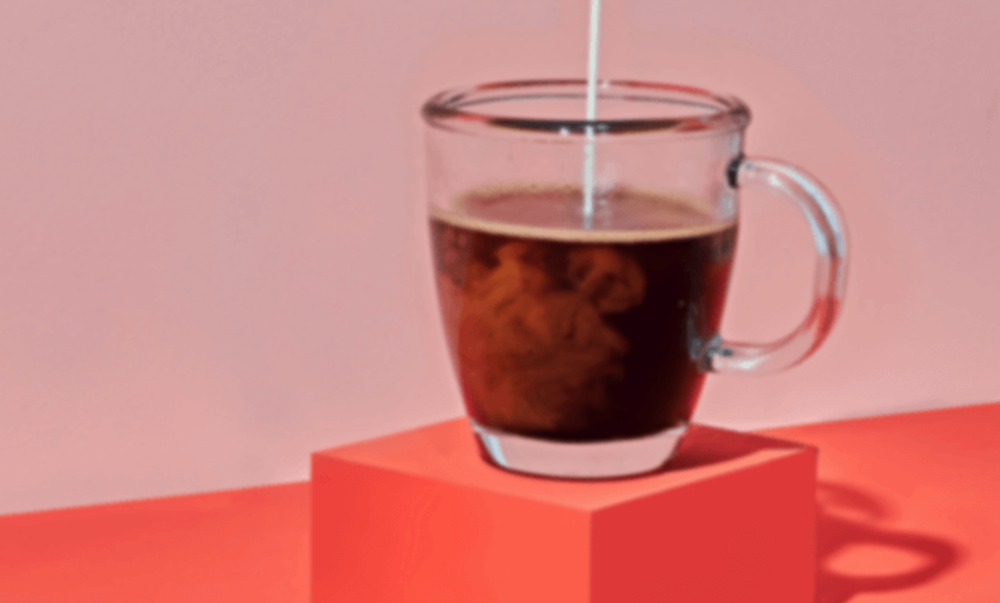
#> input picture hw2/5/1.png, 1000 x 603 px, shrunk from 1333 x 804 before the run, found by its file name
$ python '锐化.py'   (older library calls are emulated)
#> lines starting #> are read from the running program, lines starting #| are printed output that depends on the picture; after the words box and inside, x2 and y2 are one past the last pixel; in counts of white or black regions, pixels touching at a corner belong together
import numpy as np
import cv2
from matplotlib import pyplot as plt

# 1.78：图像锐化：拉普拉斯算子 (Laplacian)
img = cv2.imread("hw2\\5\\1.png", flags=0)
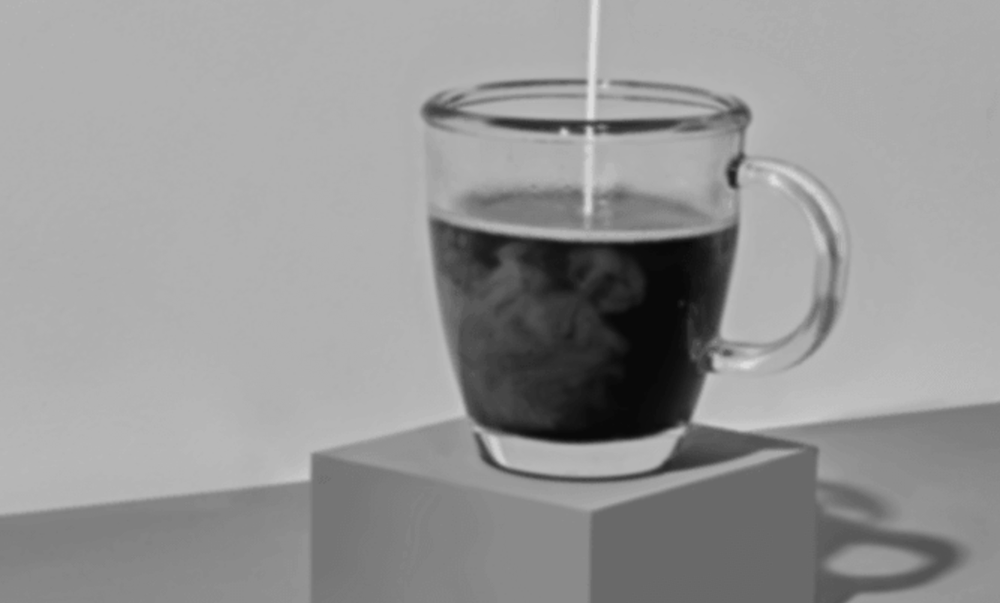
#> img: shape (603, 1000); min 9, max 221, mean 150.4
# 使用函数 filter2D 实现 Laplace 卷积算子
kernLaplace = np.array([[0, 1, 0], [1, -4, 1], [0, 1, 0]])  # Laplacian kernel
imgLaplace1 = cv2.filter2D(img, -1, kernLaplace, borderType=cv2.BORDER_REFLECT)
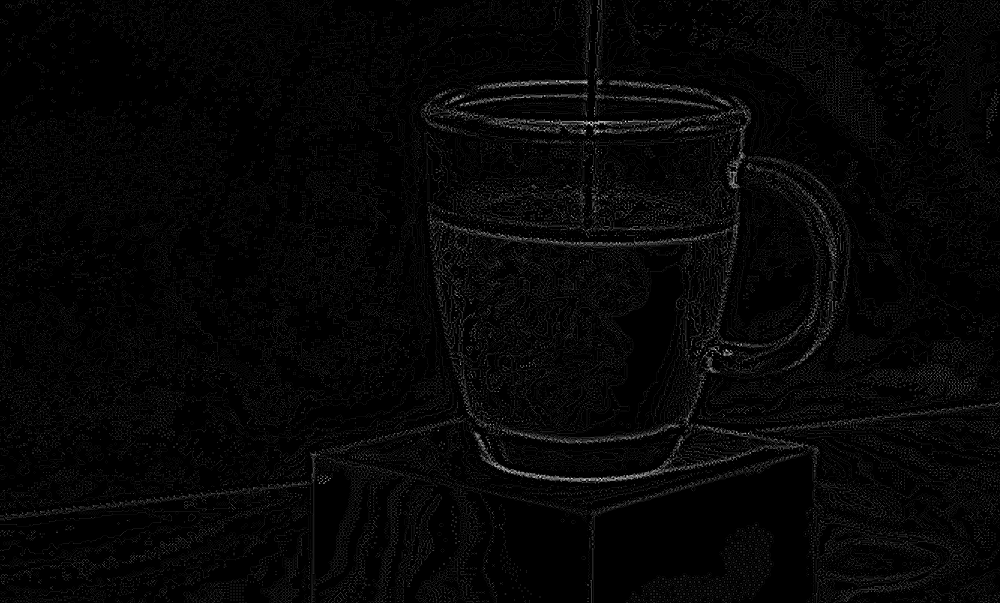
#> imgLaplace1: shape (603, 1000); min 0, max 27, mean 0.7; drawn with min black and max white
# 使用 cv2.Laplacian 实现 Laplace 卷积算子
imgLaplace2 = cv2.Laplacian(img, -1, ksize=3)
imgRecovery = cv2.add(img, imgLaplace2)  # 恢复原图像
# 二值化边缘图再卷积
ret, binary = cv2.threshold(img, 0, 255,
                            cv2.THRESH_BINARY | cv2.THRESH_TRIANGLE)
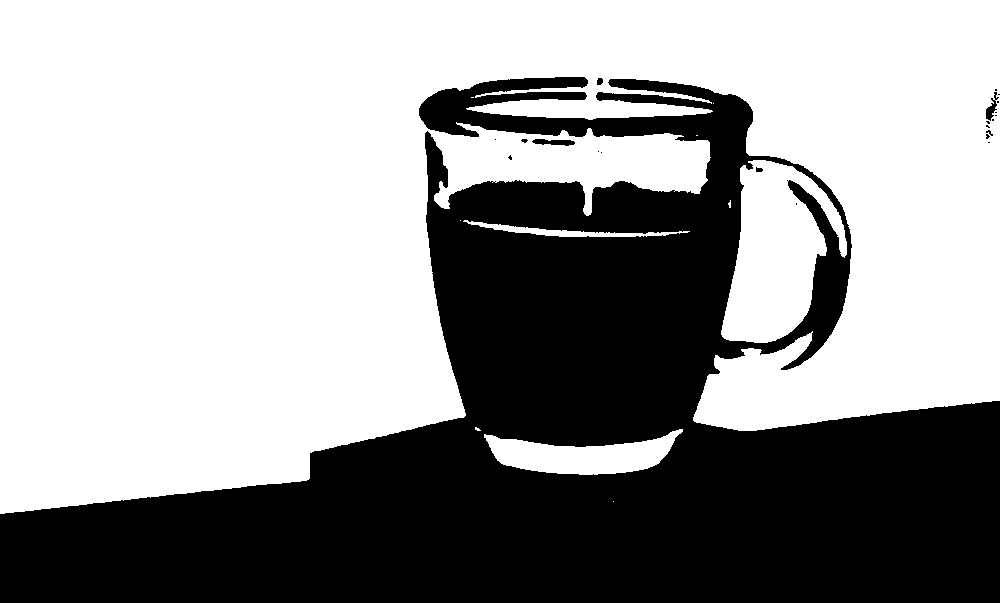
#> binary: shape (603, 1000); 60.4% white; 22 black regions (17 under 20 px), largest, box (x1, y1, x2, y2) and area: (0, 77, 1000, 603) 238367, (532, 139, 575, 146) 198, (986, 92, 999, 121) 146, (597, 78, 603, 85) 36, (756, 167, 763, 172) 27
#> ret = 168
imgLaplace3 = cv2.Laplacian(binary, cv2.CV_64F)
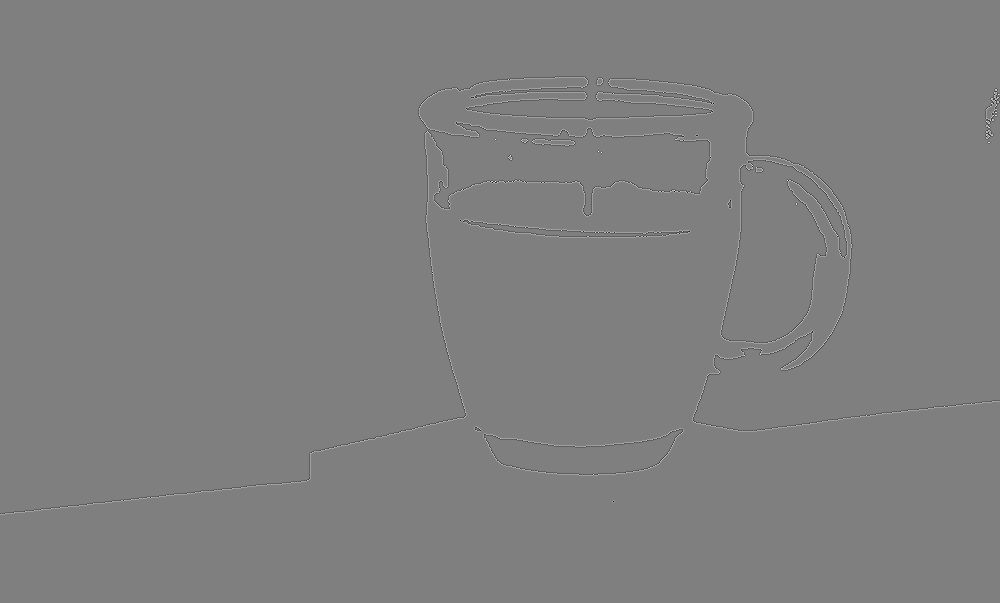
#> imgLaplace3: shape (603, 1000) float64; min -1020, max 1020, mean 0; drawn with min black and max white
imgLaplace3 = cv2.convertScaleAbs(imgLaplace3)
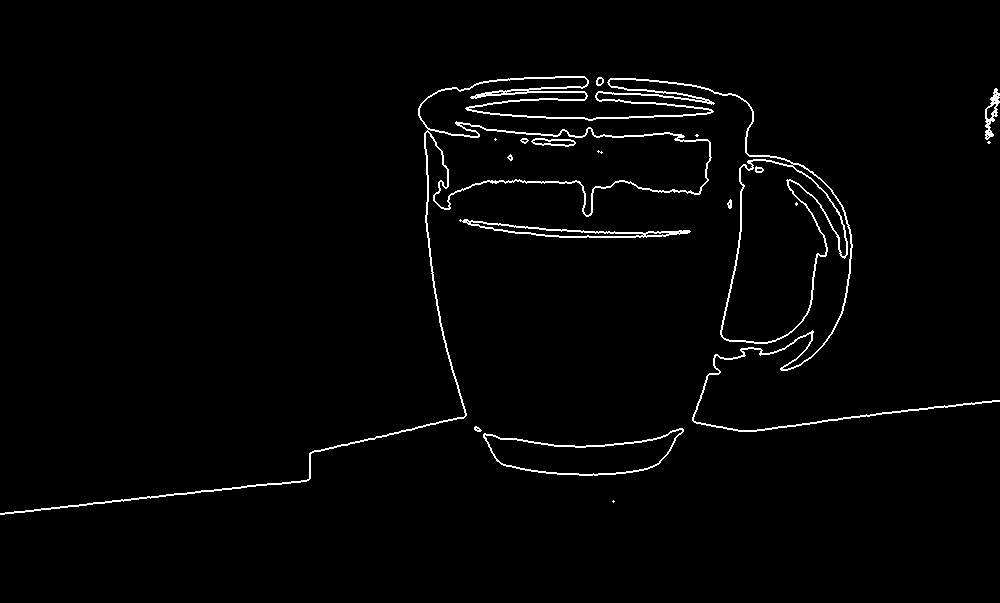
#> imgLaplace3: shape (603, 1000); 1.9% white in thin lines or dots, all inside (x1, y1, x2, y2) = (0, 76, 1000, 515)
plt.figure(figsize=(9, 6))
plt.subplot(131), plt.axis('off'), plt.title("Original")
plt.imshow(img, cmap='gray', vmin=0, vmax=255)
plt.subplot(132), plt.axis('off'), plt.title("cv.Laplacian")
plt.imshow(imgLaplace2, cmap='gray', vmin=0, vmax=255)
plt.subplot(133), plt.axis('off'), plt.title("thresh-Laplacian")
plt.imshow(imgLaplace3, cmap='gray', vmin=0, vmax=255)
plt.tight_layout()
plt.show()

$ run again, with hw2/5/5.png copied over hw2/5/1.png
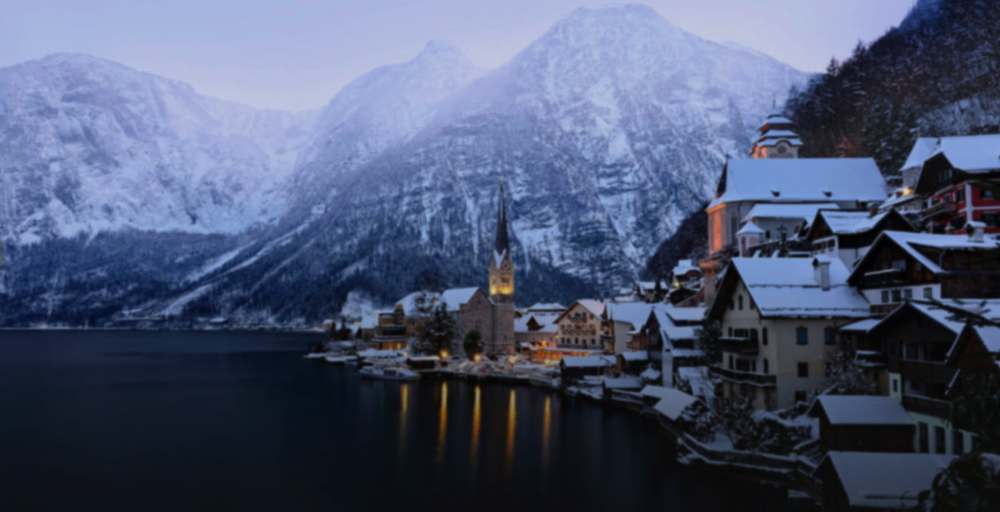
#> input picture hw2/5/5.png, 1000 x 512 px, shrunk from 1814 x 928 before the run, found by its file name
#> `ret, binary = cv2.threshold(img, 0, 255, cv2.THRESH_BINARY | cv2.THRES..`:
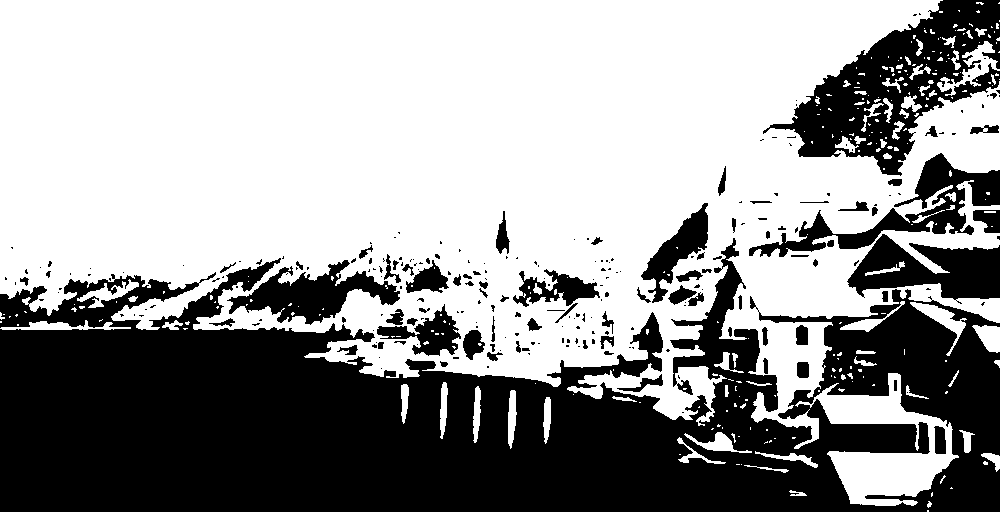
#> binary: shape (512, 1000); 60.1% white; 247 black regions (167 under 20 px), largest, box (x1, y1, x2, y2) and area: (0, 238, 1000, 512) 157907, (763, 0, 1000, 176) 16460, (749, 153, 1000, 257) 6157
#> ret = 42
#> `imgLaplace3 = cv2.convertScaleAbs(imgLaplace3)`:
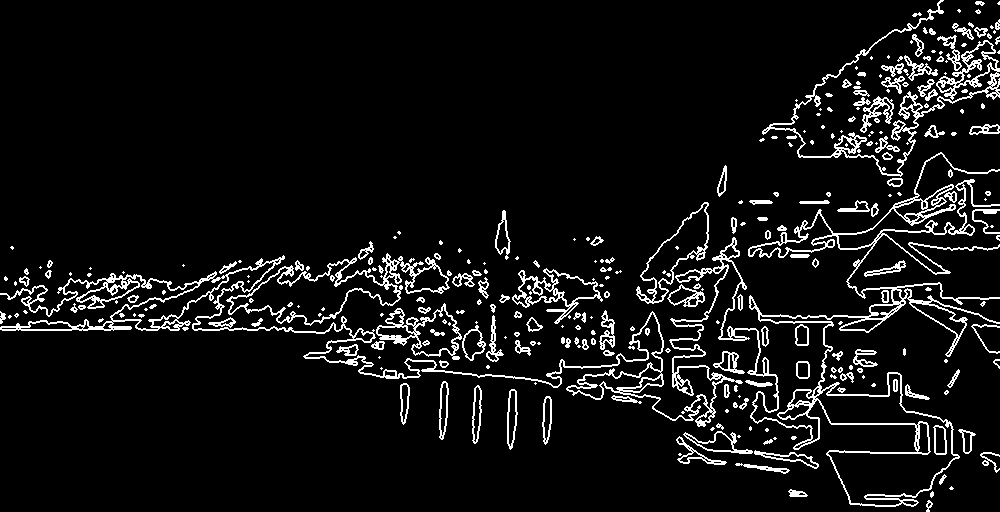
#> imgLaplace3: shape (512, 1000); 7.3% white in thin lines or dots

$ run again, with hw2/5/9.png copied over hw2/5/1.png
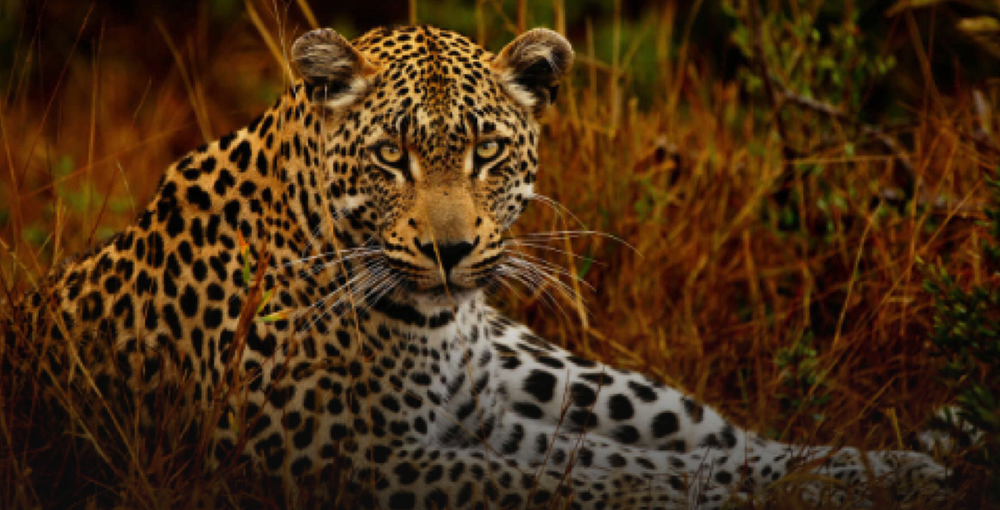
#> input picture hw2/5/9.png, 1000 x 510 px, shrunk from 1812 x 925 before the run, found by its file name
#> `ret, binary = cv2.threshold(img, 0, 255, cv2.THRESH_BINARY | cv2.THRES..`:
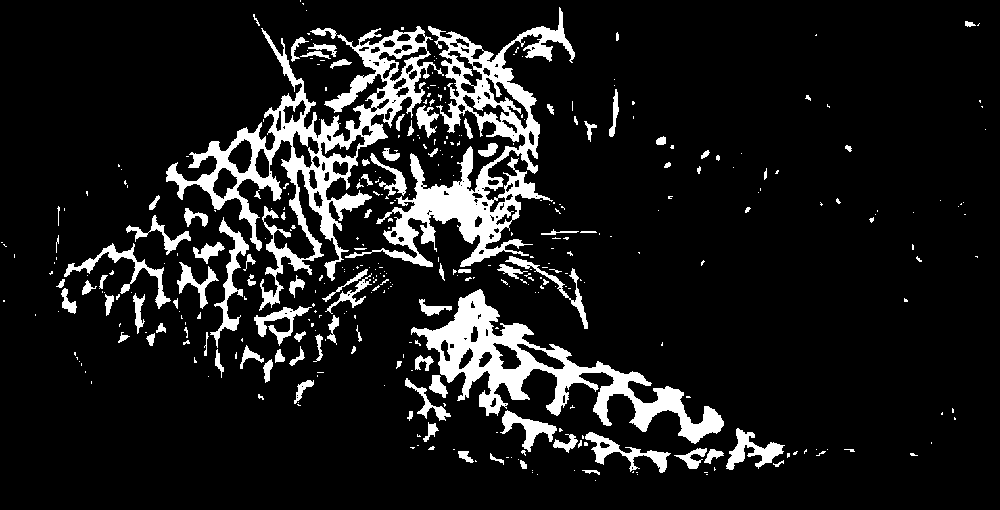
#> binary: shape (510, 1000); 11.2% white; 384 white regions (281 under 20 px), largest, box (x1, y1, x2, y2) and area: (166, 26, 444, 311) 14813, (345, 7, 575, 267) 13544, (411, 289, 724, 444) 10982
#> ret = 95
#> `imgLaplace3 = cv2.convertScaleAbs(imgLaplace3)`:
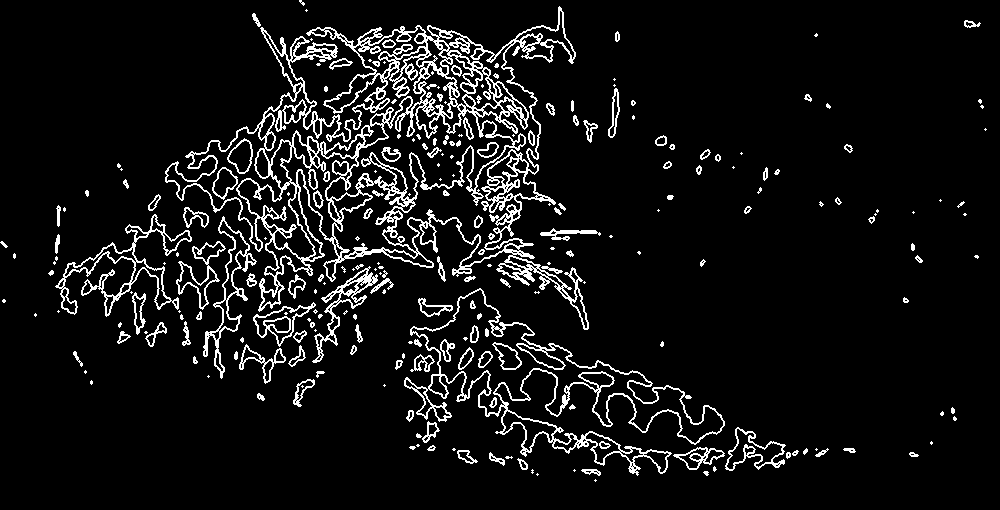
#> imgLaplace3: shape (510, 1000); 7.7% white in thin lines or dots
